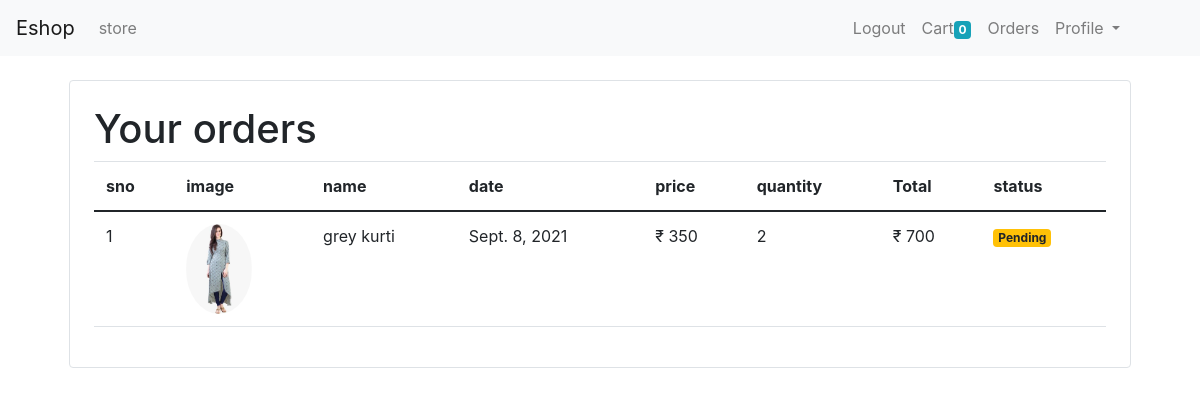
Screenshot of /orders (signed in) with the database file from the repository.
### store/models/order.py (models this page shows)
class Order(models.Model):
    product = models.ForeignKey(Product, on_delete=models.CASCADE)
    customer = models.ForeignKey(Customer, on_delete=models.CASCADE)
    quantity = models.IntegerField(default=1)
    price = models.IntegerField()
    phone = models.CharField(max_length=20, default='', blank=True)
    address = models.CharField(max_length=300, default='')
    date = models.DateField(default=datetime.datetime.today)
    status = models.BooleanField(default=False)
    @staticmethod
    def get_orders_by_customer(customer_id):
        return Order\
            .objects\
            .filter(customer =  customer_id)\
            .order_by('-date')

### store/models/product.py (models this page shows, shortened)
class Product(models.Model):
    name = models.CharField(max_length=50)
    price = models.IntegerField(default=0)
    category = models.ForeignKey(Category, on_delete=models.CASCADE, default=1)
    description = models.CharField(max_length=200, default='')
    image = models.ImageField(upload_to='upload/product/')

### store/middlewares/auth.py (the view)
    def middleware(request):
        returnUrl=request.META['PATH_INFO']
        print(request.META['PATH_INFO'])
        if not request.session.get('customer'):
            return redirect(f'login?return_url={returnUrl}')
        response = get_response(request)
        return response

### store/templatetags/custome_filter.py (called while the page is built)
@register.filter(name='currency')
def currency(number):
    return "₹ "+str(number)

@register.filter(name='multiply')
def multiply(number1, number2):
    return number1*number2

### store/views/orders.py (called while the page is built)
    @method_decorator(auth_middleware)
    def get(self, request):
        customer = request.session.get('customer')
        orders = Order.get_orders_by_customer(customer)
        print(orders)
        return render(request, 'orders.html', {'orders': orders})

### store/templates/orders.html
{% extends 'header.html' %}
{% block content %}
{% load cart %}
{% load custome_filter %}
<div class="container">
    <div class="border rounded p-4 m-4">
<h1>Your orders</h1>
    <table class="table">
        <thead>
        <th>sno</th>
        <th>image</th>
        <th>name</th>
        <th>date</th>
        <th>price</th>
        <th>quantity</th>
        <th>Total</th>
        <th>status</th>
        </thead>
        <tbody>
        {% for order in orders %}
        <tr>
            <td>{{forloop.counter}}</td>
            <td><img class="rounded-circle" src=" {{order.product.image.url}}"  style="height:90px"></td>
            <td>{{order.product.name}}</td>
            <td>{{order.date}}</td>
            <td>{{order.price|currency}}</td>
            <td>{{order.quantity}}</td>
            <td>{{order.quantity|multiply:order.price|currency}}</td>
            {% if order.status %}
            <td><small class="badge badge-success">success</small> </td>
            {% else %}
            <td><small class="badge badge-warning">Pending</small> </td>
            {% endif %}
        </tr>
        {% endfor %}
        </tbody>
    </table>
        </div>
</div>
{% endblock %}

### rows the page displays
Order: product.image (picture), product.name "grey kurti", date "Sept. 8, 2021", price "₹ 350", quantity "2", quantity|multiply "₹ 700", status "Pending"

### other values shown
{{ request.session.cart.keys|length }} "0"
